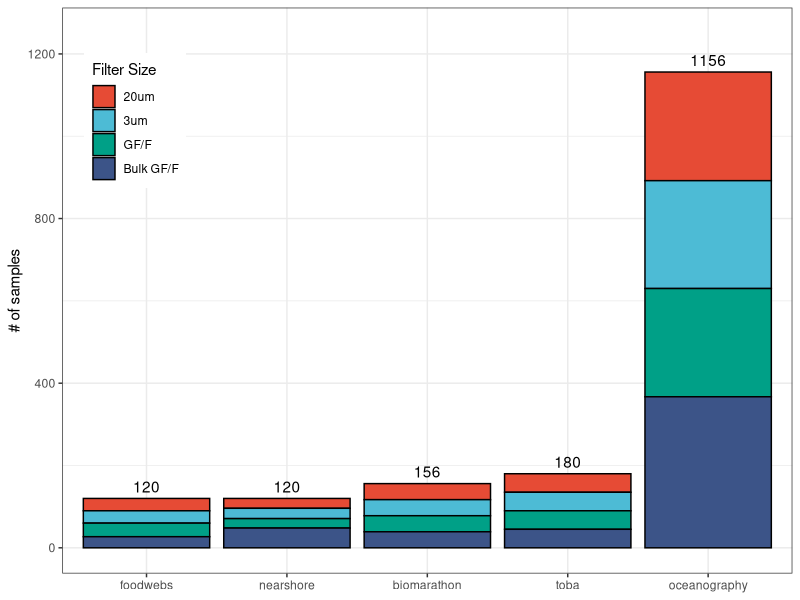
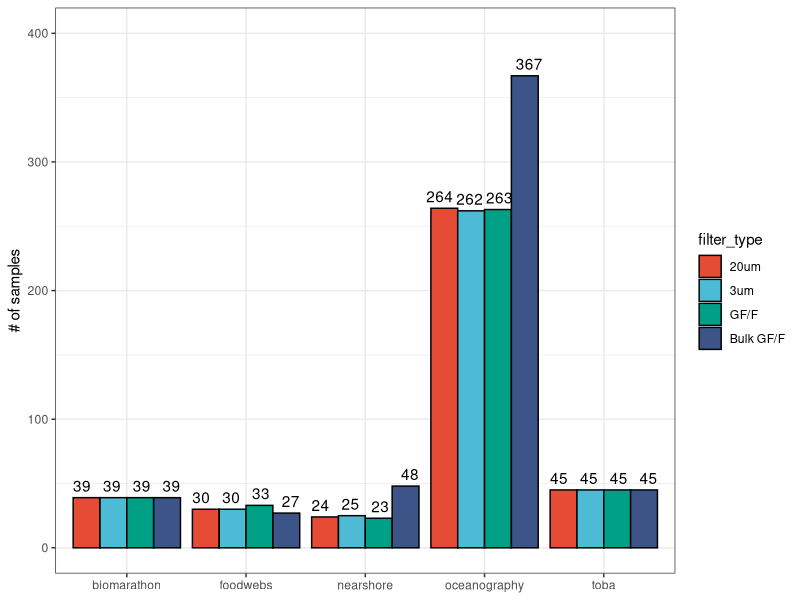

These charts were generated, in order, by the following R code:
## ---- chunk 1
#Load packages
library(tidyverse)
library(readxl)
library(here)
## ---- chunk 2
#Read data file downloaded from the portal - downloaded on 2021-10-06, so in this version does not include entire year
chl <- read_csv(here("files", "chl_2021-10-06.csv"))

## ---- chunk 3
#Limiting to pertinent columns
chl <- chl %>% 
  select(date, work_area, survey, site_id, line_out_depth, filter_type, chla)
## ---- chunk 4
#Creating some summary lists to see what stations are being collected by each group

#Making a list of distinct stations and surveys
stations <- chl %>% 
  distinct(site_id)

#Making a list of distinct surveys
surveys <- chl %>% 
  distinct(survey)

#Making a list of distinct survey/stations matches
stations_survey <- chl %>% 
  distinct(survey, site_id)
## ---- chunk 5
#Classifying stations/surveys by group that collected them - trying it first on the truncated list
chl <- chl %>%
  mutate(group = NA) %>% 
  mutate(group = case_when(survey == "MACRO_MGEO" | survey == "ROCKY" ~ "nearshore",
                           survey == "ZOOPSPRINT" ~ "foodwebs",
                           survey == "BIOWEEKLY" ~ "biomarathon",
                           survey == "TOBA" ~ "toba",
                           survey == "QOMA1" ~ "oceanography",
                           survey == "QOMA5" ~ "oceanography",
                           survey == "QCS_V1" ~ "oceanography",
                           survey == "KWAK" ~ "oceanography", 
                           survey == "RVRS" ~ "oceanography",
                           TRUE ~ as.character(group)))

## ---- chunk 6
#Order filter types for plotting
order <- c(   "20um", "3um", "GF/F", "Bulk GF/F")

#Chemtax - Specify order of phyto groups for figures
chl <- arrange(mutate(chl, filter_type = factor(filter_type,
                                levels = order)))
## ---- chunk 7
#Calculating total number of samples per group
totals <- chl %>% 
  group_by(group) %>%
  summarize(n_tot = n()) %>% 
  ungroup()
## ---- chunk 8
#Plotting number of samples per group - stacked by filter type

chl %>% 
  group_by(filter_type, group) %>% 
  summarise(n_filt = n()) %>% 
  ungroup() %>% 
  ggplot(aes(x = reorder(group, n_filt), y = n_filt, fill = filter_type)) +
  geom_bar(stat = "identity", color = "black") +
  geom_text(aes(x = group, y = n_tot, label = n_tot, fill = NULL),
              data = totals, vjust = -0.5) +
  ggsci::scale_fill_npg(name = "Filter Size") +
  ylim(0, 1250) +
  ylab("# of samples") +
  theme_bw() +
  theme(legend.position = c(0.1, 0.8),
        axis.title.x = element_blank())

## ---- chunk 9


## ---- chunk 10
#Plotting number of samples per group - side by side filter type

chl %>% 
  group_by(filter_type, group) %>% 
  summarise(n_filt = n()) %>% 
  ungroup() %>% 
  ggplot(aes(x = as.factor(group), y = n_filt, fill = filter_type, group = filter_type)) +
  geom_bar(stat = "identity", position = "dodge", color = "black") +
  geom_text(aes(label = n_filt, fill = NULL), 
            position = position_dodge(width = 1), vjust = -0.5) +
  ggsci::scale_fill_npg() +
  ylim(0, 400) +
  ylab("# of samples") +
  theme_bw() +
  theme(axis.title.x = element_blank())

